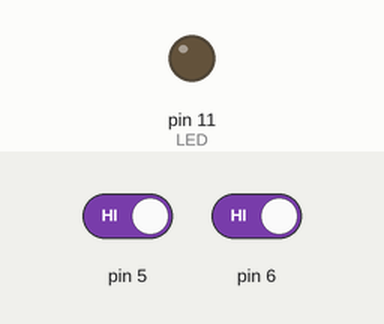
Bench run of a sketch on a simulated Arduino Uno, built with avr-gcc and run on an emulated ATmega328P. Parts: output pins drawn as LEDs (lit = HIGH). The test bench sets the inputs (shaded band); at power-on: pin 5 HIGH, pin 6 HIGH.

Above: at 0.8 s.
0.9 s: pin 5 driven LOW and pin 6 driven LOW
At 1.5 s:
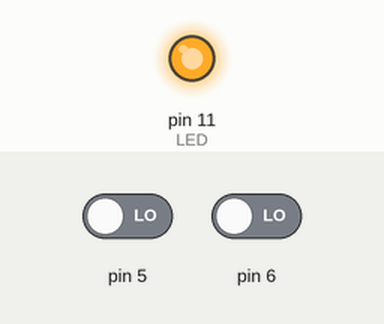
2.4 s: pin 5 driven HIGH
At 3.6 s:
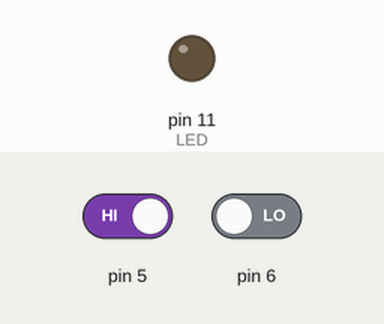
3.9 s: pin 5 driven LOW
At 5.0 s:
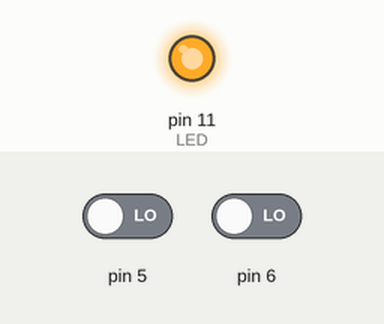
Timing chart, 0 to 6.9 s (numbered marks = the images above; inputs shaded):
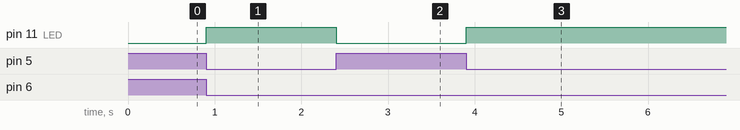

The sketch:

baremetal_ir_button_and.ino
```cpp
// Task 4.6 Bare Metal IR + Push Button AND Control

#include <avr/io.h>

int main(void)
{
    // LED (PB3) as OUTPUT
    DDRB |= (1 << PB3);

    // IR Sensor (PD5) as INPUT
    DDRD &= ~(1 << PD5);

    // Push Button (PD6) as INPUT
    DDRD &= ~(1 << PD6);

    // Enable internal pull-up resistors
    PORTD |= (1 << PD5);
    PORTD |= (1 << PD6);

    while (1)
    {
        uint8_t irState = (PIND & (1 << PD5)) ? 1 : 0;
        uint8_t buttonState = (PIND & (1 << PD6)) ? 1 : 0;

        // Both LOW → object detected AND button pressed
        if ((irState == 0) && (buttonState == 0))
        {
            PORTB |= (1 << PB3);   // LED ON
        }
        else
        {
            PORTB &= ~(1 << PB3);  // LED OFF
        }
    }
}
```

Measured:
- after the input at 0.9 s, pin 11 (LED): LOW → HIGH at once
- after the input at 2.4 s, pin 11 (LED): HIGH → LOW at once
- after the input at 3.9 s, pin 11 (LED): LOW → HIGH at once
